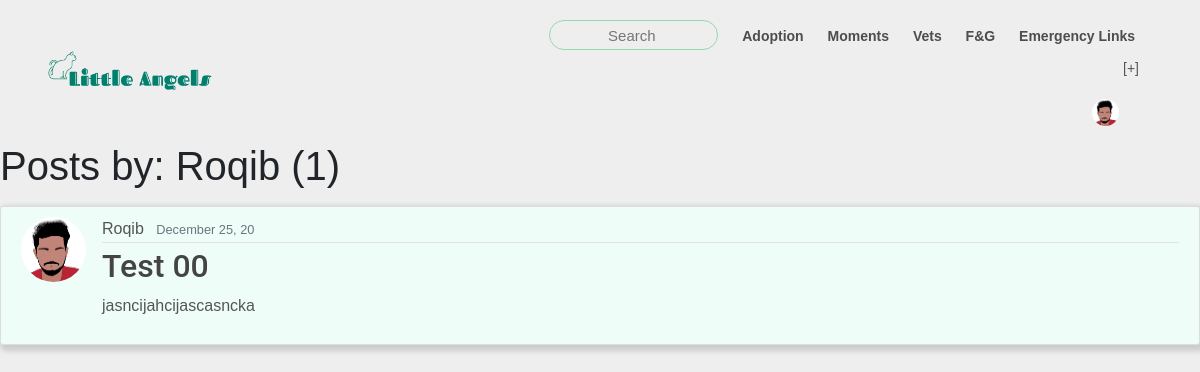
Before: /moments/by_Roqib (signed in) with the older database file.
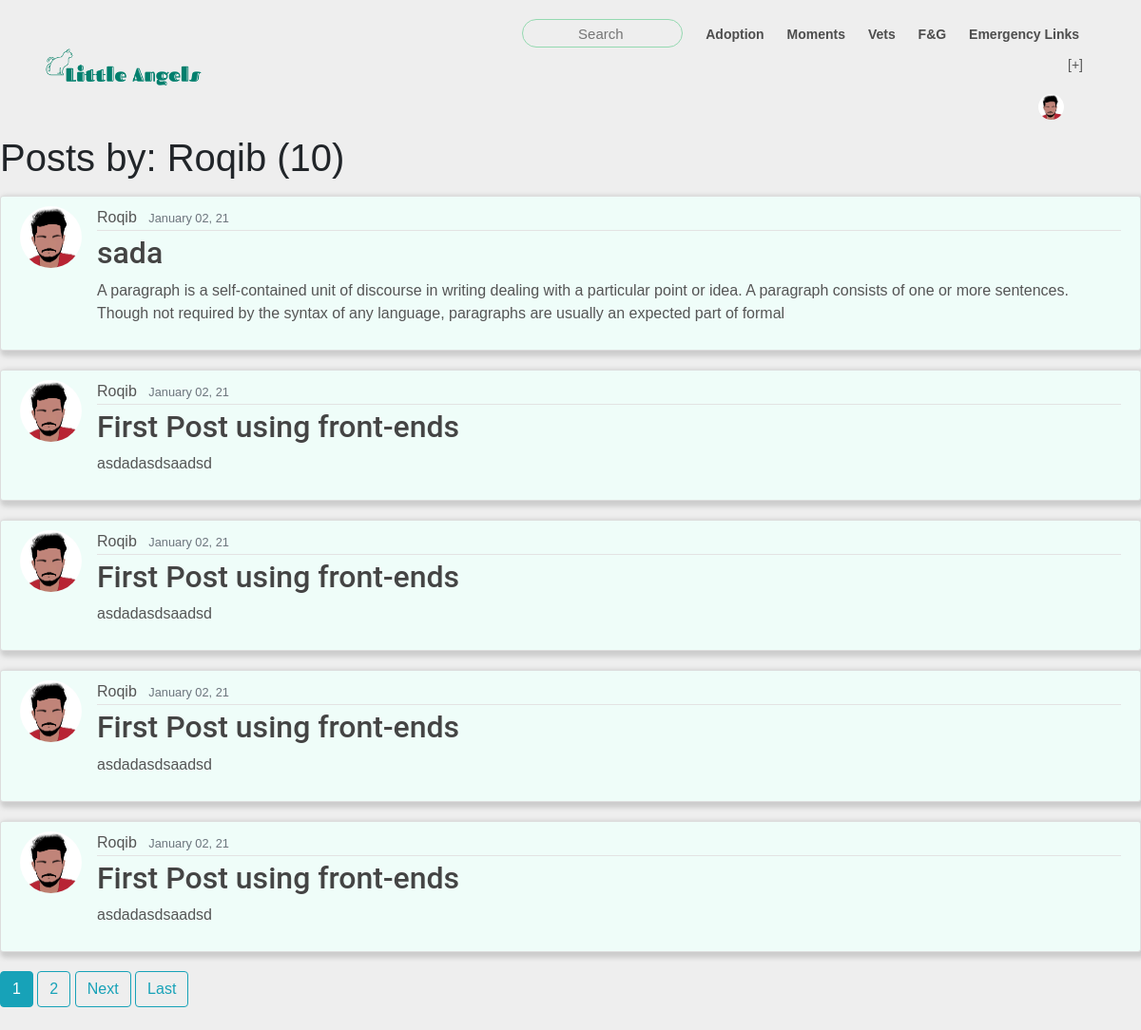
After: the same page with the newer database file.
### feed/models.py (models this page shows, shortened)
class Post(models.Model):
    title = models.CharField(max_length=30)
    content = models.TextField();
    date = models.DateTimeField(default=timezone.now)
    author = models.ForeignKey(User, on_delete=models.CASCADE); #if user is deleted, all post gets deleted
    approved = models.BooleanField(default=False)
    image = models.ImageField( blank=True, null=True, upload_to= 'happy_pics')

### users/models.py (models this page shows, shortened)
class Profile(models.Model):
    user = models.OneToOneField(User, on_delete=models.CASCADE)
    image = models.ImageField(default='default.png',  upload_to= 'profile_pics')

### feed/views.py (the view)
# urls.py: path('by_<str:username>', UserPostListView.as_view(), name='user_posts'),
class UserPostListView(LoginRequiredMixin, ListView):
    model = Post
    template_name = 'feed/user_moments.html'
    context_object_name = 'posts'
    ordering = ['-date']
    paginate_by = 5
    def get_queryset(self):
        user = get_object_or_404(User, username=self.kwargs.get('username'))
        return Post.objects.filter(author=user).order_by('-date')

### feed/templates/feed/user_moments.html (shortened to what this page needs)
{% extends 'home/base.html' %}
{%block create_post %}
    <a class="nav-item nav-link" class="btn btn-nav" h href="{% url 'post_create' %}">[+]</a>
{% endblock %}
{% block content %}
    <h1 class="mb-3">Posts by: {{ view.kwargs.username}} ({{page_obj.paginator.count}})</h1>
    {% for p in posts %}
        <article class="media content-section">
            <img  class="rounded-circle article-img" src="{{p.author.profile.image.url}}" alt="">
            <div class="media-body">
            <div class="article-metadata">
                <a class="mr-2" href="{% url 'user_posts' p.author.username %}">{{ p.author }}</a>
                <small class="text-muted">{{ p.date| date:"F d, y"}}</small>
            </div>
            <h2><a class="article-title" href="{% url 'post_detail' p.id %}">{{ p.title }}</a></h2>
            <p class="article-content">{{ p.content }}</p>
            </div>
        </article>
    {%endfor %}
    {% if is_paginated %}
        {% for num in page_obj.paginator.page_range %}
            {% if page_obj.number == num %}
                <a class="btn btn-info mb-4" href="?page={{num}}">{{num}}</a>
            {% elif num > page_obj.number|add:'-3' and num < page_obj.number|add:'3' %}
            <a class="btn btn-outline-info mb-4" href="?page={{num}}">{{ num }}</a>
            {% endif %}
        {% endfor %}
        {% if page_obj.has_next %}
            <a class="btn btn-outline-info mb-4" href="?page={{page_obj.next_page_number}}">Next</a>
            <a class="btn btn-outline-info mb-4" href="?page={{page_obj.paginator.num_pages}}">Last</a>
        {% endif %}
    {% endif %}
{% endblock content %}

Changed rows visible on the page:
no longer on this page (row unchanged): Post: author.profile.image (picture), author "Roqib", date "December 25, 20", title "Test 00", content "jasncijahcijascasncka"
added Post: author.profile.image (picture), author "Roqib", date "January 02, 21", title "sada", content "A paragraph is a self-contained unit of discourse in writing dealing with a particular point or idea. A paragraph consists of one or more sentences. Though not required by the syntax of any language, paragraphs are usually an expected part of formal"
added Post: author.profile.image (picture), author "Roqib", date "January 02, 21", title "First Post using front-ends", content "asdadasdsaadsd"
added Post: author.profile.image (picture), author "Roqib", date "January 02, 21", title "First Post using front-ends", content "asdadasdsaadsd"
added Post: author.profile.image (picture), author "Roqib", date "January 02, 21", title "First Post using front-ends", content "asdadasdsaadsd"
added Post: author.profile.image (picture), author "Roqib", date "January 02, 21", title "First Post using front-ends", content "asdadasdsaadsd"
Other visible differences:
{{ page_obj.paginator.count }}: "1" → "10"
new list line: "1"
new list line: "2"
text now shown: "Next Last"
